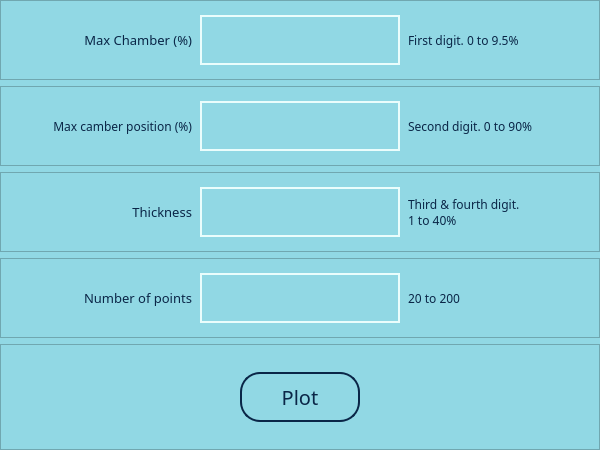
<?xml version="1.0" encoding="UTF-8"?>
<ui version="4.0">
 <class>MainWindow</class>
 <widget class="QMainWindow" name="MainWindow">
  <property name="geometry">
   <rect>
    <x>0</x>
    <y>0</y>
    <width>600</width>
    <height>450</height>
   </rect>
  </property>
  <property name="sizePolicy">
   <sizepolicy hsizetype="Fixed" vsizetype="Fixed">
    <horstretch>0</horstretch>
    <verstretch>0</verstretch>
   </sizepolicy>
  </property>
  <property name="minimumSize">
   <size>
    <width>600</width>
    <height>450</height>
   </size>
  </property>
  <property name="maximumSize">
   <size>
    <width>600</width>
    <height>450</height>
   </size>
  </property>
  <property name="windowTitle">
   <string>MainWindow</string>
  </property>
  <widget class="QWidget" name="centralwidget">
   <property name="minimumSize">
    <size>
     <width>600</width>
     <height>450</height>
    </size>
   </property>
   <property name="maximumSize">
    <size>
     <width>600</width>
     <height>450</height>
    </size>
   </property>
   <property name="styleSheet">
    <string notr="true">background: #91D8E4;</string>
   </property>
   <layout class="QVBoxLayout" name="verticalLayout">
    <property name="leftMargin">
     <number>0</number>
    </property>
    <property name="topMargin">
     <number>0</number>
    </property>
    <property name="rightMargin">
     <number>0</number>
    </property>
    <property name="bottomMargin">
     <number>0</number>
    </property>
    <item>
     <widget class="QFrame" name="frame">
      <property name="maximumSize">
       <size>
        <width>16777215</width>
        <height>80</height>
       </size>
      </property>
      <property name="frameShape">
       <enum>QFrame::StyledPanel</enum>
      </property>
      <property name="frameShadow">
       <enum>QFrame::Raised</enum>
      </property>
      <layout class="QHBoxLayout" name="horizontalLayout">
       <property name="spacing">
        <number>8</number>
       </property>
       <property name="leftMargin">
        <number>0</number>
       </property>
       <property name="topMargin">
        <number>0</number>
       </property>
       <property name="rightMargin">
        <number>0</number>
       </property>
       <property name="bottomMargin">
        <number>0</number>
       </property>
       <item>
        <widget class="QLabel" name="label">
         <property name="font">
          <font>
           <family>Montserrat</family>
           <pointsize>10</pointsize>
          </font>
         </property>
         <property name="styleSheet">
          <string notr="true">color:#0A2647</string>
         </property>
         <property name="text">
          <string>Max Chamber (%)</string>
         </property>
         <property name="alignment">
          <set>Qt::AlignRight|Qt::AlignTrailing|Qt::AlignVCenter</set>
         </property>
        </widget>
       </item>
       <item>
        <widget class="QTextEdit" name="max_chamber_edit">
         <property name="maximumSize">
          <size>
           <width>200</width>
           <height>50</height>
          </size>
         </property>
         <property name="font">
          <font>
           <family>Roboto</family>
           <pointsize>18</pointsize>
          </font>
         </property>
         <property name="styleSheet">
          <string notr="true">color:#205295;
border: 2px solid #EAFDFC;</string>
         </property>
         <property name="lineWidth">
          <number>1</number>
         </property>
         <property name="lineWrapMode">
          <enum>QTextEdit::NoWrap</enum>
         </property>
         <property name="placeholderText">
          <string/>
         </property>
        </widget>
       </item>
       <item>
        <widget class="QLabel" name="label_2">
         <property name="font">
          <font>
           <family>Montserrat</family>
           <pointsize>9</pointsize>
          </font>
         </property>
         <property name="styleSheet">
          <string notr="true">color:#0A2647</string>
         </property>
         <property name="text">
          <string>First digit. 0 to 9.5%</string>
         </property>
        </widget>
       </item>
      </layout>
     </widget>
    </item>
    <item>
     <widget class="QFrame" name="frame_4">
      <property name="maximumSize">
       <size>
        <width>16777215</width>
        <height>80</height>
       </size>
      </property>
      <property name="frameShape">
       <enum>QFrame::StyledPanel</enum>
      </property>
      <property name="frameShadow">
       <enum>QFrame::Raised</enum>
      </property>
      <layout class="QHBoxLayout" name="horizontalLayout_3">
       <property name="spacing">
        <number>8</number>
       </property>
       <property name="leftMargin">
        <number>0</number>
       </property>
       <property name="topMargin">
        <number>0</number>
       </property>
       <property name="rightMargin">
        <number>0</number>
       </property>
       <property name="bottomMargin">
        <number>0</number>
       </property>
       <item>
        <widget class="QLabel" name="label_15">
         <property name="font">
          <font>
           <family>Montserrat</family>
           <pointsize>9</pointsize>
          </font>
         </property>
         <property name="styleSheet">
          <string notr="true">color:#0A2647</string>
         </property>
         <property name="text">
          <string>Max camber position (%)</string>
         </property>
         <property name="alignment">
          <set>Qt::AlignRight|Qt::AlignTrailing|Qt::AlignVCenter</set>
         </property>
        </widget>
       </item>
       <item>
        <widget class="QTextEdit" name="max_chamber_pos_edit">
         <property name="maximumSize">
          <size>
           <width>200</width>
           <height>50</height>
          </size>
         </property>
         <property name="font">
          <font>
           <family>Roboto</family>
           <pointsize>18</pointsize>
          </font>
         </property>
         <property name="styleSheet">
          <string notr="true">color:#205295;
border: 2px solid #EAFDFC;</string>
         </property>
         <property name="placeholderText">
          <string/>
         </property>
        </widget>
       </item>
       <item>
        <widget class="QLabel" name="label_16">
         <property name="font">
          <font>
           <family>Montserrat</family>
           <pointsize>9</pointsize>
          </font>
         </property>
         <property name="styleSheet">
          <string notr="true">color:#0A2647</string>
         </property>
         <property name="text">
          <string>Second digit. 0 to 90%</string>
         </property>
        </widget>
       </item>
      </layout>
     </widget>
    </item>
    <item>
     <widget class="QFrame" name="frame_2">
      <property name="maximumSize">
       <size>
        <width>16777215</width>
        <height>80</height>
       </size>
      </property>
      <property name="frameShape">
       <enum>QFrame::StyledPanel</enum>
      </property>
      <property name="frameShadow">
       <enum>QFrame::Raised</enum>
      </property>
      <layout class="QHBoxLayout" name="horizontalLayout_2">
       <property name="spacing">
        <number>8</number>
       </property>
       <item>
        <widget class="QLabel" name="label_9">
         <property name="font">
          <font>
           <family>Montserrat</family>
           <pointsize>10</pointsize>
          </font>
         </property>
         <property name="styleSheet">
          <string notr="true">color:#0A2647</string>
         </property>
         <property name="text">
          <string>Thickness</string>
         </property>
         <property name="alignment">
          <set>Qt::AlignRight|Qt::AlignTrailing|Qt::AlignVCenter</set>
         </property>
        </widget>
       </item>
       <item>
        <widget class="QTextEdit" name="thickness_edit">
         <property name="maximumSize">
          <size>
           <width>200</width>
           <height>50</height>
          </size>
         </property>
         <property name="font">
          <font>
           <family>Roboto</family>
           <pointsize>18</pointsize>
          </font>
         </property>
         <property name="styleSheet">
          <string notr="true">color:#205295;
border: 2px solid #EAFDFC;</string>
         </property>
         <property name="placeholderText">
          <string/>
         </property>
        </widget>
       </item>
       <item>
        <widget class="QLabel" name="label_10">
         <property name="font">
          <font>
           <family>Montserrat</family>
           <pointsize>9</pointsize>
          </font>
         </property>
         <property name="styleSheet">
          <string notr="true">color:#0A2647</string>
         </property>
         <property name="text">
          <string>Third &amp; fourth digit. 
1 to 40%</string>
         </property>
        </widget>
       </item>
      </layout>
     </widget>
    </item>
    <item>
     <widget class="QFrame" name="frame_3">
      <property name="sizePolicy">
       <sizepolicy hsizetype="Preferred" vsizetype="Preferred">
        <horstretch>0</horstretch>
        <verstretch>0</verstretch>
       </sizepolicy>
      </property>
      <property name="maximumSize">
       <size>
        <width>16777215</width>
        <height>80</height>
       </size>
      </property>
      <property name="frameShape">
       <enum>QFrame::StyledPanel</enum>
      </property>
      <property name="frameShadow">
       <enum>QFrame::Raised</enum>
      </property>
      <layout class="QHBoxLayout" name="horizontalLayout_4">
       <property name="spacing">
        <number>8</number>
       </property>
       <item>
        <widget class="QLabel" name="label_13">
         <property name="font">
          <font>
           <family>Montserrat</family>
           <pointsize>10</pointsize>
          </font>
         </property>
         <property name="styleSheet">
          <string notr="true">color:#0A2647</string>
         </property>
         <property name="text">
          <string>Number of points</string>
         </property>
         <property name="alignment">
          <set>Qt::AlignRight|Qt::AlignTrailing|Qt::AlignVCenter</set>
         </property>
        </widget>
       </item>
       <item>
        <widget class="QTextEdit" name="no_of_points_edit">
         <property name="maximumSize">
          <size>
           <width>200</width>
           <height>50</height>
          </size>
         </property>
         <property name="font">
          <font>
           <family>Roboto</family>
           <pointsize>18</pointsize>
          </font>
         </property>
         <property name="styleSheet">
          <string notr="true">color:#205295;
border: 2px solid #EAFDFC;</string>
         </property>
         <property name="placeholderText">
          <string/>
         </property>
        </widget>
       </item>
       <item>
        <widget class="QLabel" name="label_14">
         <property name="font">
          <font>
           <family>Montserrat</family>
           <pointsize>9</pointsize>
          </font>
         </property>
         <property name="styleSheet">
          <string notr="true">color:#0A2647</string>
         </property>
         <property name="text">
          <string>20 to 200</string>
         </property>
        </widget>
       </item>
      </layout>
     </widget>
    </item>
    <item>
     <widget class="QFrame" name="frame_5">
      <property name="frameShape">
       <enum>QFrame::StyledPanel</enum>
      </property>
      <property name="frameShadow">
       <enum>QFrame::Raised</enum>
      </property>
      <layout class="QHBoxLayout" name="horizontalLayout_5">
       <item>
        <widget class="QPushButton" name="plot_button">
         <property name="sizePolicy">
          <sizepolicy hsizetype="Preferred" vsizetype="Preferred">
           <horstretch>0</horstretch>
           <verstretch>0</verstretch>
          </sizepolicy>
         </property>
         <property name="minimumSize">
          <size>
           <width>0</width>
           <height>50</height>
          </size>
         </property>
         <property name="maximumSize">
          <size>
           <width>120</width>
           <height>50</height>
          </size>
         </property>
         <property name="font">
          <font>
           <family>Montserrat SemiBold</family>
           <pointsize>15</pointsize>
          </font>
         </property>
         <property name="styleSheet">
          <string notr="true">QPushButton {
	border-radius : 20; 
	border : 2px solid #0A2647;
	color:#0A2647
}

QPushButton:hover {
	background-color: #0A2647;
	color: #91D8E4;
}</string>
         </property>
         <property name="text">
          <string>Plot</string>
         </property>
         <property name="flat">
          <bool>false</bool>
         </property>
        </widget>
       </item>
      </layout>
     </widget>
    </item>
   </layout>
  </widget>
 </widget>
 <resources/>
 <connections/>
</ui>
